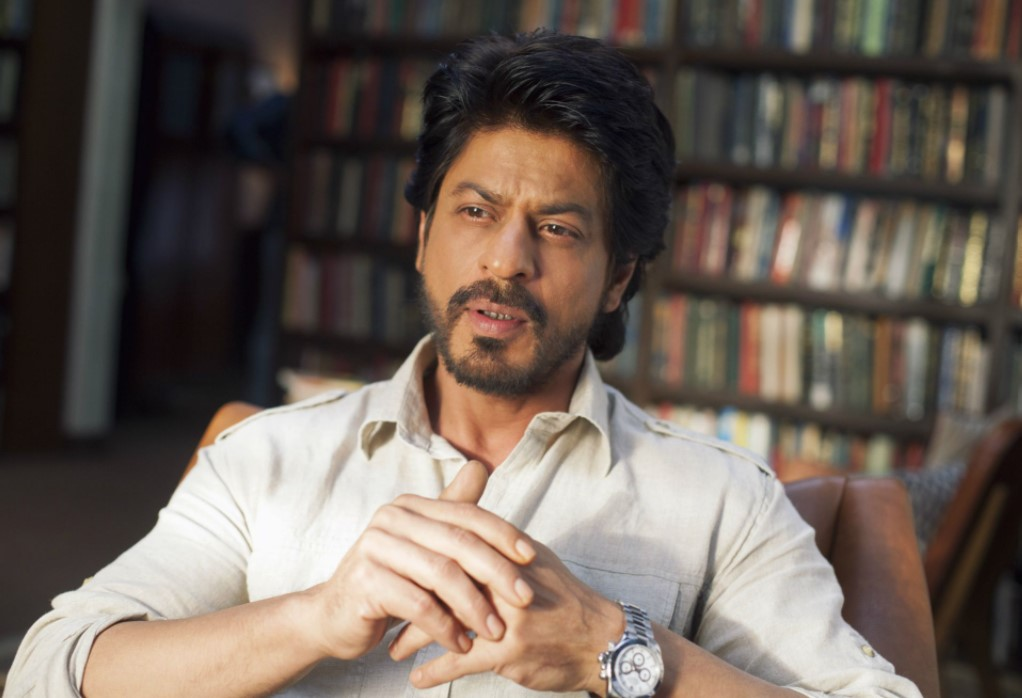
#> input picture imga.jpg, 1022 x 698 px
$ jupyter execute custom_image.ipynb
#> lines starting #> are read from the running program, lines starting #| are printed output that depends on the picture; after the words box and inside, x2 and y2 are one past the last pixel; in counts of white or black regions, pixels touching at a corner belong together
# Creating Image

[cell 1]
import numpy
import cv2
cn = numpy.zeros([500 , 500  , 3])
cn[: , :] = [0 , 0, 0 ]

[cell 2]
l=300
for i in range(0 , 499):
    for j in range(9):
        cn[i , 490+j]= [255, 255, 255]
        cn[i+1 , 0+j]= [255, 255, 255]

for i in range(24 , 474):
    for j in range(9):
        cn[i , 465+j]= [255, 255, 255]
        cn[i+1 , 24+j]= [255, 255, 255]

for i in range(49 , 449):
    for j in range(9):
        cn[i , 440+j]= [255, 255, 255]
        cn[i+1 , 49+j]= [255, 255, 255]

for i in range(74 , 424):
    for j in range(9):
        cn[i , 415+j]= [255, 255, 255]
        cn[i+1 , 74+j]= [255, 255, 255]

for i in range(99, 399):
    for j in range(9):
        cn[i , 390+j]= [255, 255, 255]
        cn[i+1 , 99+j]= [255, 255, 255]


for i in range(124, 374):
    for j in range(9):
        cn[i , 365+j]= [255, 255, 255]
        cn[i+1 , 124+j]= [255, 255, 255]

for i in range(149 , 349):
    for j in range(9):
        cn[i , 340+j]= [255, 255, 255]
        cn[i+1 , 149+j]= [255, 255, 255]

for i in range(174 , 324):
    for j in range(9):
        cn[i , 315+j]= [255, 255, 255]
        cn[i+1 , 174+j]= [255, 255, 255]

for i in range(200 , 299):
    for j in range(9):
        cn[i , 290+j]= [255, 255, 255]
        cn[i+1 , 200+j]= [255, 255, 255]

for i in range(225 , 274):
    for j in range(225 , 275):
        cn[i , j ]= [255, 255 , 255]

# horizontal

for i in range(0 , 499):
    for j in range(9):
        cn[491+j, i]= [255, 255, 255]
        cn[0+j, i]= [255, 255, 255]
for i in range(25, 474):
    for j in range(9):
        cn[466+j, i]= [255, 255, 255]
        cn[24+j, i]= [255, 255, 255]
for i in range(50, 449):
    for j in range(9):
        cn[441+j, i]= [255, 255, 255]
        cn[49+j, i]= [255, 255, 255]
for i in range(75, 424):
    for j in range(9):
        cn[416+j, i]= [255, 255, 255]
        cn[74+j, i]= [255, 255, 255]

for i in range(100 , 399):
    for j in range(9):
        cn[391+j, i]= [255, 255, 255]
        cn[99+j, i]= [255, 255, 255]
for i in range(125, 374):
    for j in range(9):
        cn[366+j, i]= [255, 255, 255]
        cn[124+j, i]= [255, 255, 255]
for i in range(150 , 349):
    for j in range(9):
        cn[341+j, i]= [255, 255, 255]
        cn[149+j, i]= [255, 255, 255]
for i in range(175, 324):
    for j in range(9):
        cn[316+j, i]= [255, 255, 255]
        cn[174+j, i]= [255, 255, 255]
for i in range(200, 299):
    for j in range(9):
        cn[291+j, i]= [255, 255, 255]
        cn[199+j, i]= [255, 255, 255]

[cell 3]
cv2.imshow("my photo" , cn)
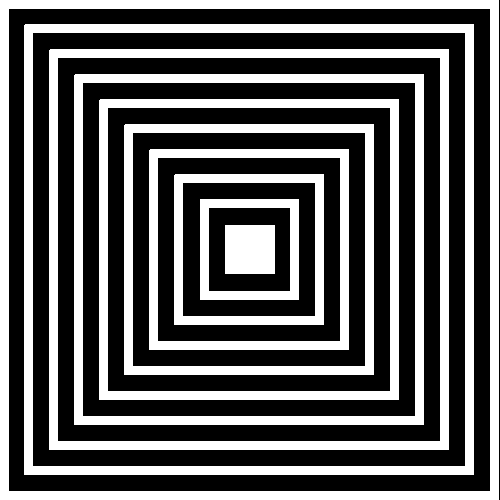
#> window 'my photo': shape (500, 500, 3); 38.7% white; 10 white regions, largest, box (x1, y1, x2, y2) and area: (0, 0, 499, 500) 17658, (24, 24, 474, 475) 15893, (49, 49, 449, 450) 14093
cv2.waitKey()
cv2.destroyAllWindows()

[cell 4]
cv2.imwrite("my image.jpg" , cn)

# Swapping faces of two images

[cell 5]
imag1 = cv2.imread("imga.jpg")
#> imag1 is the input picture: shape (698, 1022, 3); mean B, G, R 88, 96.4, 108.3
cv2.imshow("photo" , imag1)
cv2.waitKey()
cv2.destroyAllWindows()

[cell 6]
imag2 = cv2.imread("imgb.jpg")
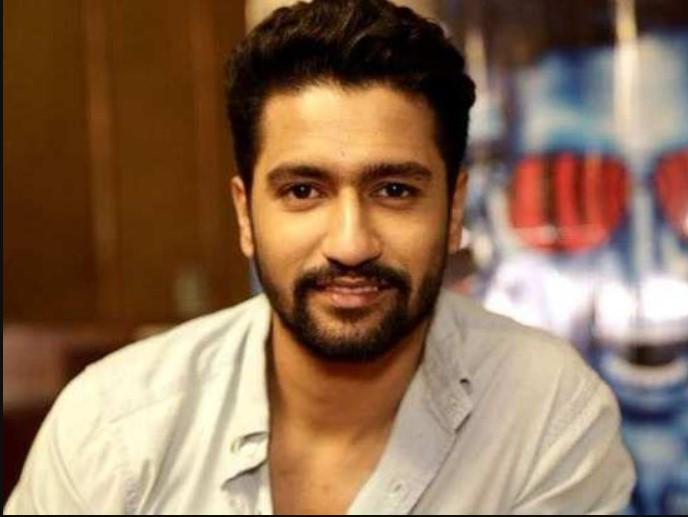
#> input picture imgb.jpg, 688 x 517 px
#> imag2 is the input picture: shape (517, 688, 3); mean B, G, R 85.1, 110.4, 140.7
newimag2=imag2.copy()
cv2.imshow("photo" , imag2)
cv2.waitKey()
cv2.destroyAllWindows()

[cell 7]
# cropping image 1
imag1c = imag1[ 40:390,400:660]
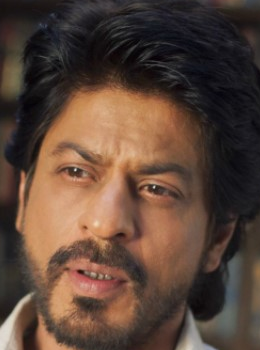
#> imag1c: shape (350, 260, 3); mean B, G, R 56.8, 69.2, 91.7
cv2.imshow("imag1c" , imag1c)
cv2.waitKey()
cv2.destroyAllWindows()

[cell 8]
imag2[ :350,220:480] = imag1c
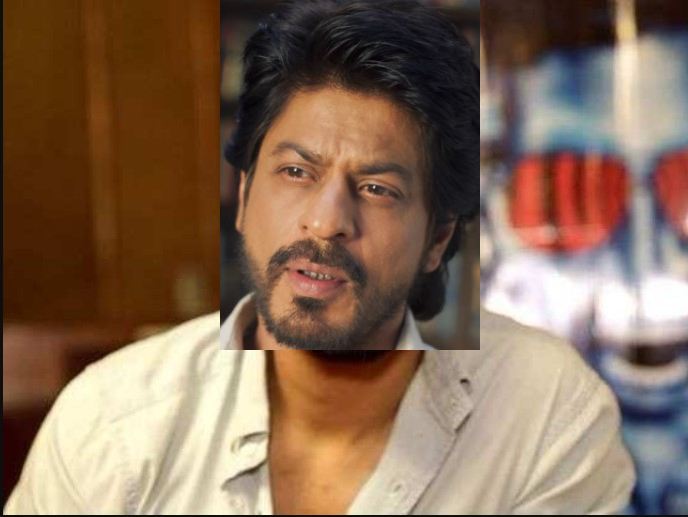
#> imag2: shape (517, 688, 3); mean B, G, R 86.6, 107, 133.5
cv2.imshow("photo" , imag2)
cv2.waitKey()
cv2.destroyAllWindows()

[cell 9]
# cropping image 2
newimag2c = newimag2[ :350,220:480]
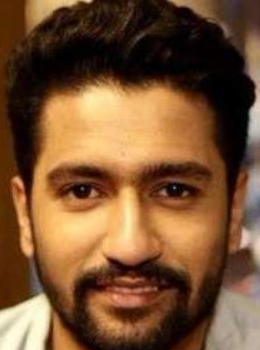
#> newimag2c: shape (350, 260, 3); mean B, G, R 50.9, 82.3, 119.8
cv2.imshow("imag2c" , newimag2c)
cv2.waitKey()
cv2.destroyAllWindows()

[cell 10]
# swapping crop parts
imag1[40:390,400:660] = newimag2c
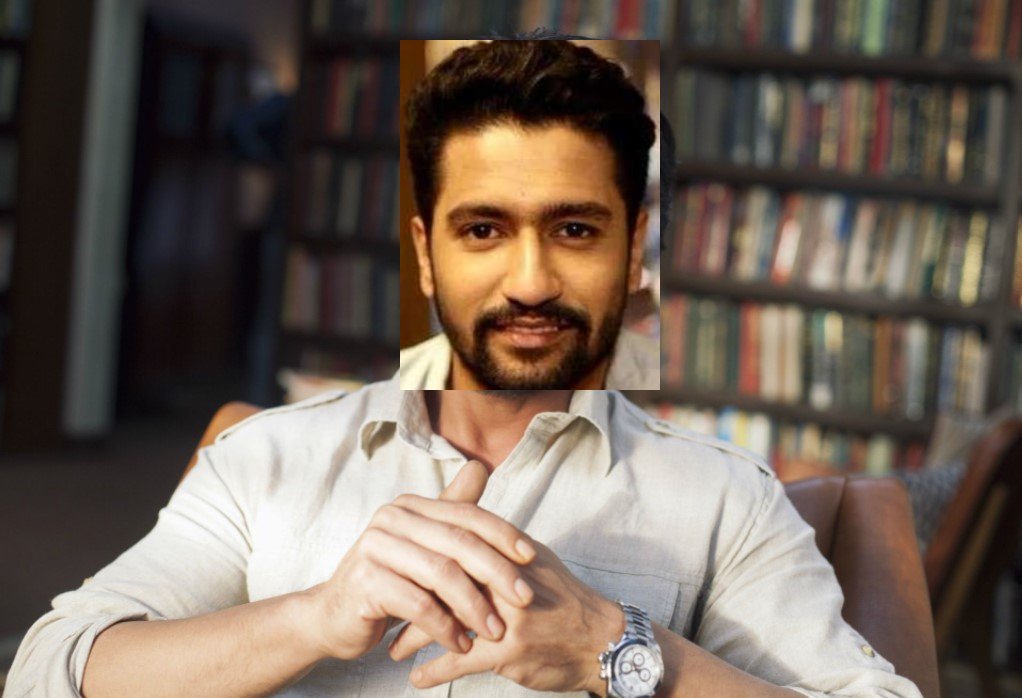
#> imag1: shape (698, 1022, 3); 12.76% of pixels changed, all inside (x1, y1, x2, y2) = (400, 40, 660, 390)
cv2.imshow("photo" , imag1)
cv2.waitKey()
cv2.destroyAllWindows()

# Combining 2 photos (like collage)

[cell 11]
img1 = cv2.imread('img1.jpg')
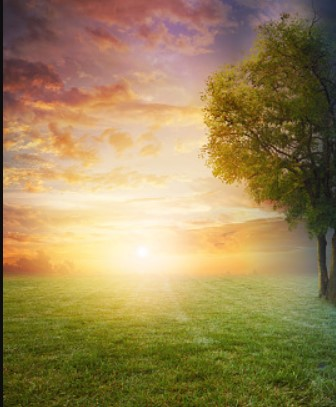
#> input picture img1.jpg, 336 x 407 px
#> img1 is the input picture: shape (407, 336, 3); mean B, G, R 86.2, 133.5, 155
img2 = cv2.imread('img2.jpg')
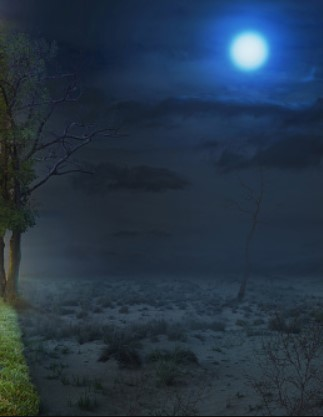
#> input picture img2.jpg, 323 x 417 px
#> img2 is the input picture: shape (417, 323, 3); mean B, G, R 70.8, 53.4, 36.9

[cell 12]
cv2.imshow("my photo" , img1)
cv2.waitKey()
cv2.destroyAllWindows()

[cell 13]
cv2.imshow("my photo" , img2)
cv2.waitKey()
cv2.destroyAllWindows()

[cell 14]
img1.shape
#> Out = (407, 336, 3)

[cell 15]
img2.shape
#> Out = (417, 323, 3)

[cell 16]
img1 = img1[:,:323]
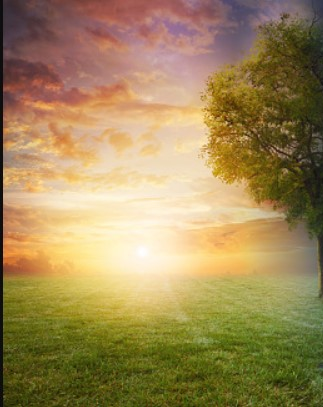
#> img1: shape (407, 323, 3); mean B, G, R 87.8, 136.4, 159

[cell 17]
img2 = img2[:407, :323]
#> img2: shape (407, 323, 3)

[cell 18]
merge_img = numpy.hstack((img1,img2))
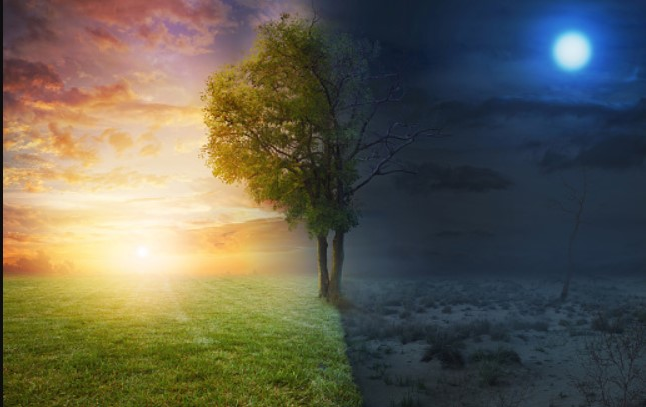
#> merge_img: shape (407, 646, 3); mean B, G, R 79.6, 95, 98
